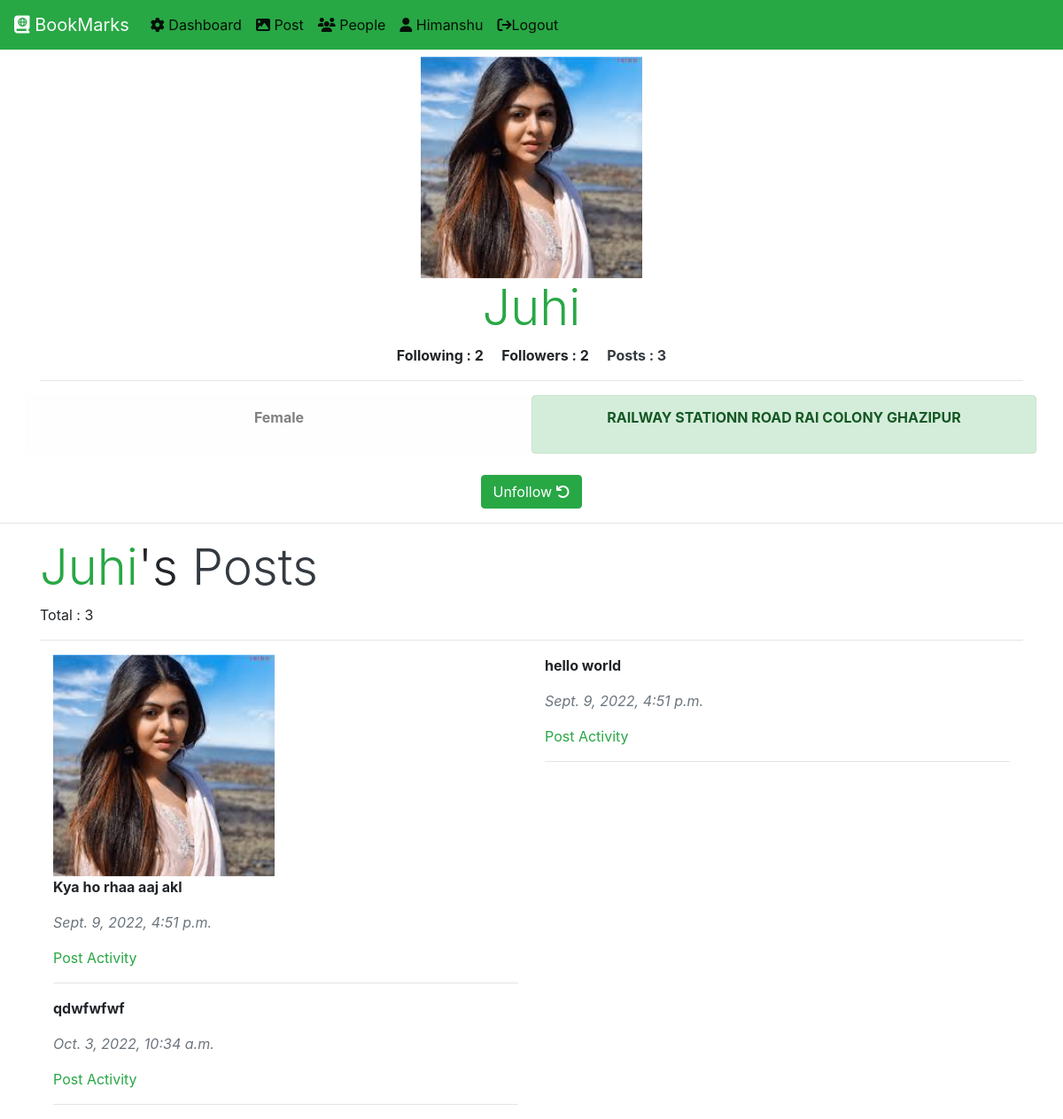
Page /user/showprofile/20/ (signed in) on the committed database.
### users/models.py (models this page shows)
class users(models.Model):
    GENDER_CHOICES	=	(('male',	'Male'),('female',	'Female'),('transgender',	'Transgender'),)
    name = models.CharField(max_length=250)
    email = models.EmailField(max_length=100,unique=True)
    password = models.CharField(max_length=250)
    address = models.TextField()
    account = models.DateTimeField(default=datetime.datetime.now(), blank=True,null=True)
    gender = models.CharField(max_length=20,choices=GENDER_CHOICES,default='male')
    userimg = models.ImageField(upload_to='userimg/' ,null=True)

class posts(models.Model):
    user = models.ForeignKey(users,on_delete=models.CASCADE)
    postdata = models.TextField(blank=True)
    postimg = models.ImageField(upload_to='postimg/',null=True)
    dateofpost = models.DateTimeField(auto_now_add=True,blank=True)

### users/views.py (the view)
# urls.py: path('showprofile/<int:id>/',views.profile.as_view(),name='showprofile'),
class profile(View):
    def get(self, request,id):
        if 'email' in request.session:
            isexist = users.objects.filter(email = request.session['email']).exists()
            if isexist:
                username = request.session['name']
                isfollow = activity.objects.filter(Q(whofollow= users.objects.get(email= request.session['email'])) & Q(whomtofollow= users.objects.get(id=id))).exists()
            else:
                username = False
                isfollow = False
        else:
            username = False
            isfollow = False
        isUser = users.objects.filter(id=id).exists()
        if isUser:
            user = users.objects.filter(id=id)
            totalpost = posts.objects.filter(user = users.objects.get(id=id))
            totalfollowing = len(activity.objects.filter(whofollow= users.objects.get(id=id)))
            totalfollower = len(activity.objects.filter(whomtofollow=users.objects.get(id=id)))
            return render(request, 'users/profile.html',{'username':username,'user':user,'total' :len(totalpost),'totalfollowing':totalfollowing,'totalfollower':totalfollower,'id':id,'isfollow':isfollow,
            'post':totalpost})
        else:
            return HttpResponse('Invalid Request..')

### users/templates/users/profile.html (shortened to what this page needs)
{% extends 'core/base.html' %}
{% load static %}
{% block content %}
{% include 'core/nav.html' %}
{% if user %}
{% for i in user  %}
<div class="container mt-2 text-center">
{% if i.userimg == 'False' %}
<img src="{% static 'users/img/bk.svg' %}" alt="" style="width: 250px; height: 250px; ">
{% else %}
<img src="{{ i.userimg.url }}" alt="" class="img-fluid text-center" style="width: 250px; height: 250px; ">
{% endif %}
</div>
<div class="container text-center">
    <h3 class="text-success text-center display-4" id='name'>{{i.name | capfirst}}</h3>
    <p><b  class='mx-2'>Following  : {{totalfollowing}}</b> <b class='mx-2'>Followers : {{totalfollower}}</b> <b class='mx-2'> <a href="" class="text-dark">Posts : {{total}}</a> </b> </p>
<hr class="text-success">
<div class="row">
    <div class="col-sm-6 alert alert-light">
    <p><b>{{i.gender | capfirst}}</b></p>
    </div>
    <div class="col-sm-6 alert alert-success">
        <p>
            <b>
                {{i.address}}
            </b>
        </p>
    </div>
</div>
</div>
{% endfor %}
{% if isfollow %}
<div class="container mt-2 text-center">
    <a href="{% url 'unfollow' id=id %}" class="btn-success btn">Unfollow <i class="fa fa-undo" aria-hidden="true"></i> </a>
</div>
<hr class="text-success">
<div class="container mt-2">
    <h1 class="display-4 pp">
    </h1>
    {% if post %}
    Total : {{total}}
    {% else %}
    Total : 0
    {% endif %}
    <hr class="text-success">
</div>
<div class="container mt-2">
    {% if post %}
    <div class="container mt-2">
        <div class="row">
       {% for i in post %}
        <div class="col-sm-6 " >
            {% if i.postimg != 'False' %}
       <img src="{{ i.postimg.url }}" alt="" class="img-fluid text-center" style="width: 250px; height: 250px; ">
         {% endif %}
            <p><b>
                {{i.postdata}}
            </b></p>
            <p class="text-secondary">
                <em>
                    {{i.dateofpost}}
                </em>
            </p>
            <a href="{% url 'postact' id=i.id uid=i.user.id %}" class="text-success"> Post Activity</a>
            <hr class="text-success">
        </div>
       {% endfor %}
    </div>
    </div>
    {% else %}
    <p>
        <b>No post yet..</b>
    </p>
    {% endif %}
</div>
{% endif %}
{% else %}
<h1 class="text-success text-center">Something Wrong  !!!!</h1>
{% endif %}
{% endblock content %}

### core/templates/core/nav.html (shortened to what this page needs)
<nav class="navbar navbar-expand-lg navbar-light bg-success" >
    <a class="navbar-brand" href="/"><i class="fa-solid fa-book-atlas text-light"></i> <span class="text-light">BookMarks</span> </a>
    <div class="collapse navbar-collapse" id="navbarNavAltMarkup">
      <div class="navbar-nav">
        <a class="nav-item nav-link active" href="{% url 'profile' %}"> <i class="fas fa-cog"></i> Dashboard</a>
        <a class="nav-item nav-link active" href="{% url 'post' %}"> <i class="fas fa-image"></i> Post</a>
        <a class="nav-item nav-link active" href="{% url 'people' %}"><i class="fas fa-users"></i> People</a>
        {% if username %}
        <a class="nav-item nav-link active " href="/"><i class="fas fa-user"></i> {{username | capfirst}}</a>
        <a class="nav-item nav-link active" href="{% url 'logout' %}"><i class="fa fa-sign-out"></i>Logout</a>
{% else %}
        <a class="nav-item nav-link active " href="/"><i class="fas fa-user"></i> User</a>
        <a class="nav-item nav-link active" href="{% url 'login' %}"><i class="fa fa-sign-in"></i>Login</a>
{% endif %}
      </div>
    </div>
  </nav>

### rows in the picture
users: name "Himanshu"
users: userimg (picture), name "Juhi", totalfollowing "2", totalfollower "2", total "3", gender "Female", address "RAILWAY STATIONN ROAD RAI COLONY GHAZIPUR"
posts: postimg (picture), postdata "Kya ho rhaa aaj akl", dateofpost "Sept. 9, 2022, 4:51 p.m."
posts: postdata "hello world", dateofpost "Sept. 9, 2022, 4:51 p.m."
posts: postdata "qdwfwfwf", dateofpost "Oct. 3, 2022, 10:34 a.m."

### other values in the picture
{{ total }} "3"
